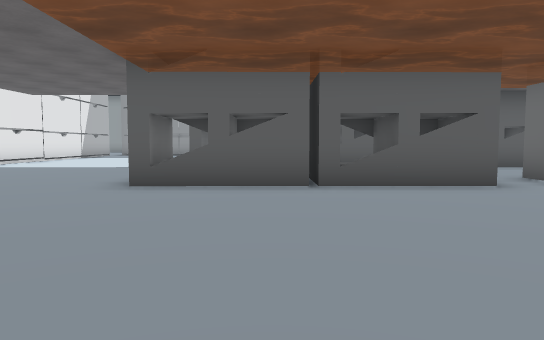
View 1 (above)

24 first-person views from a walk through a scene from a Unity 3-D project. The camera is 1.3 m above the floor, tilts 4° down and sees 70° across. The floor is counted in squares, 2 m on a side. Each view is taken from the middle of a square. On the plan, view 1 faces up. The plan holds only what a view shows up to about 11 squares ahead; the rest is blank. Some animated figures are left out.

View 2
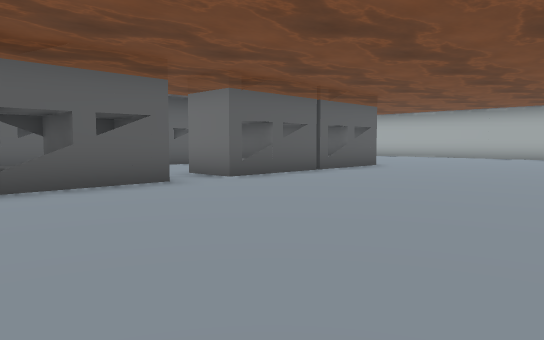

View 3
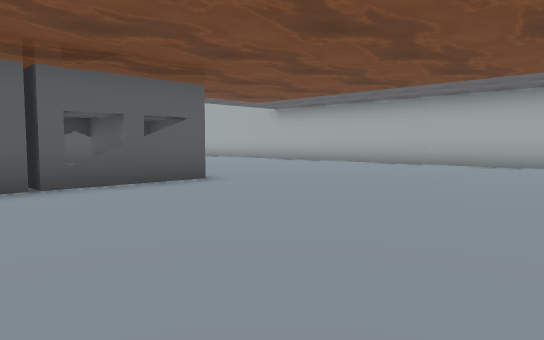

View 4
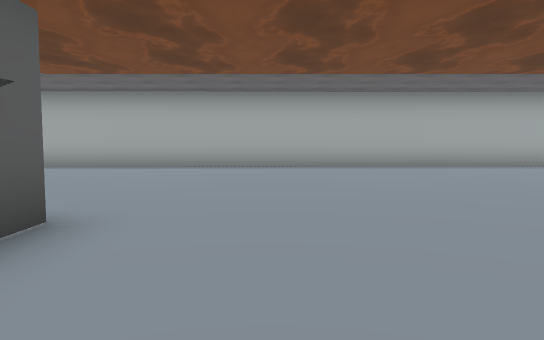

View 5
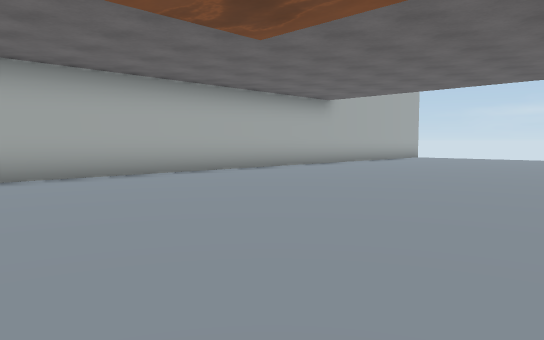

View 6
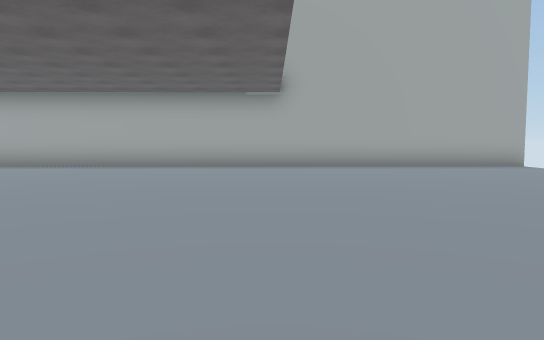

View 7
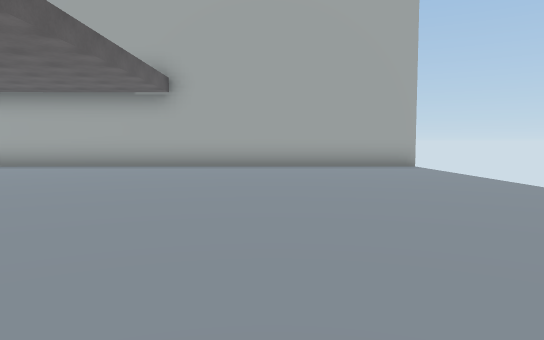

View 8
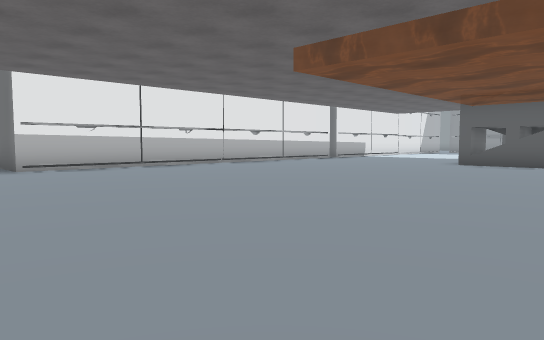

View 9
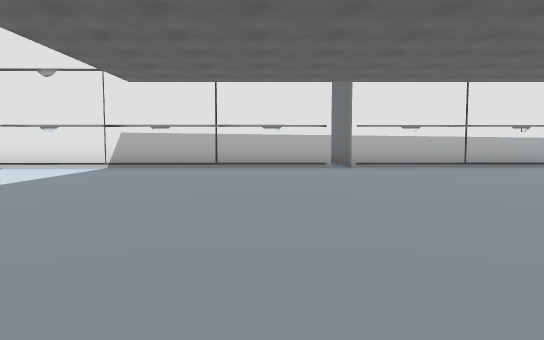

View 10
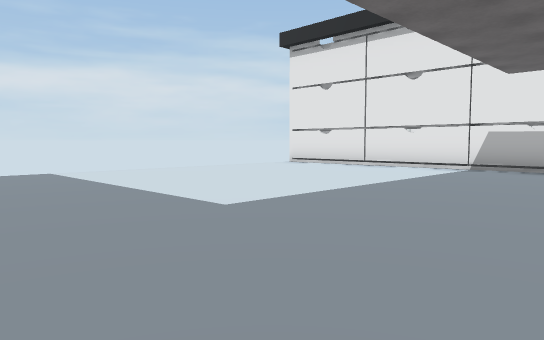

View 11
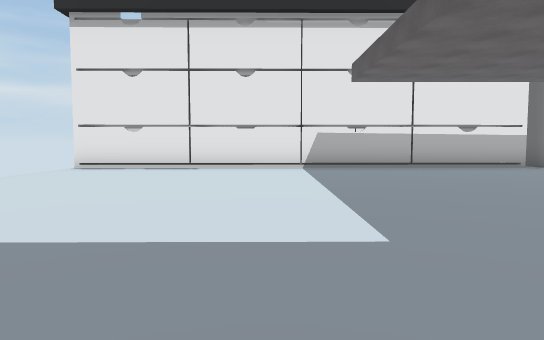

View 12
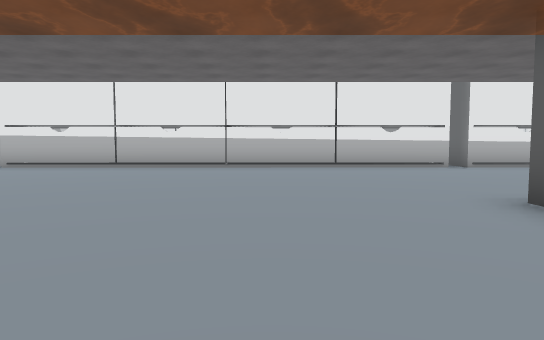

View 13
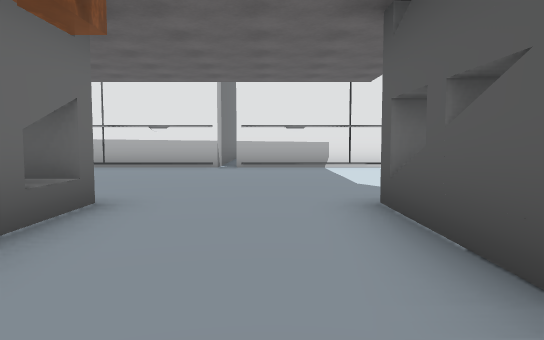

View 14
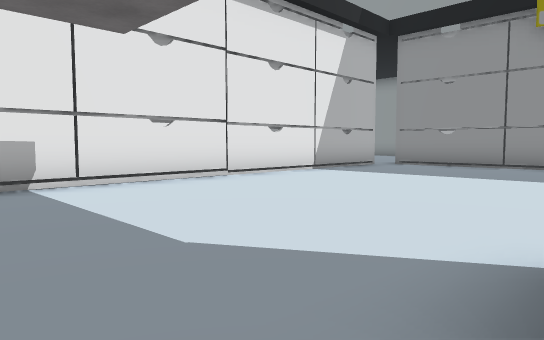

View 15
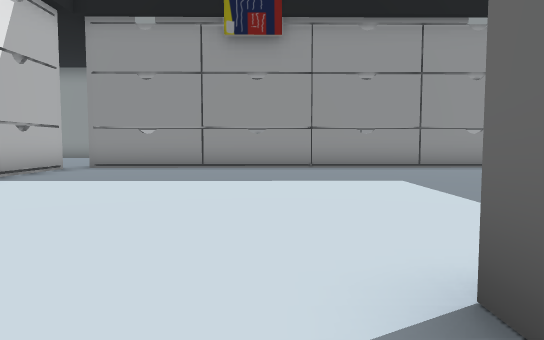

View 16
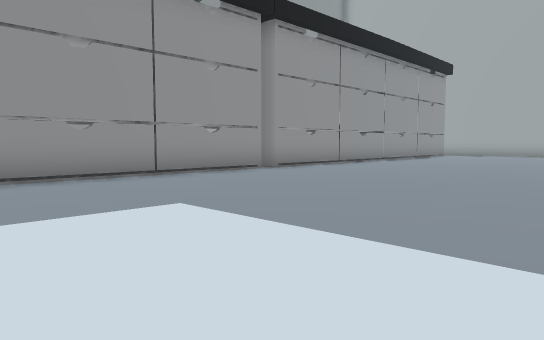

View 17
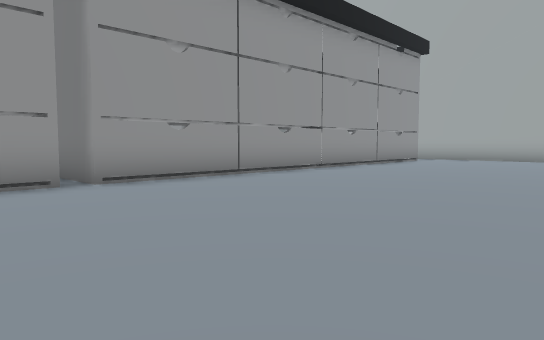

View 18
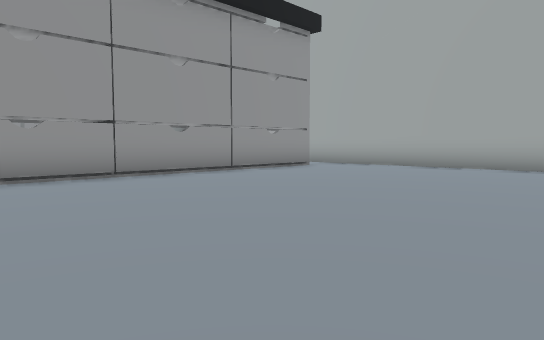

View 19
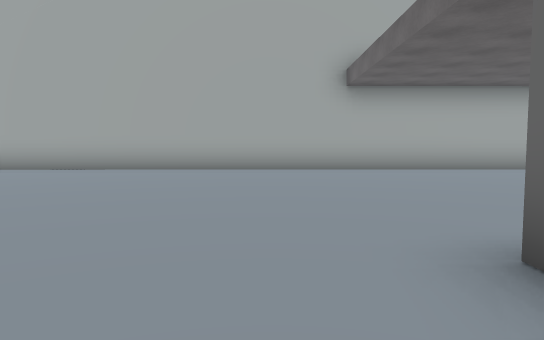

View 20
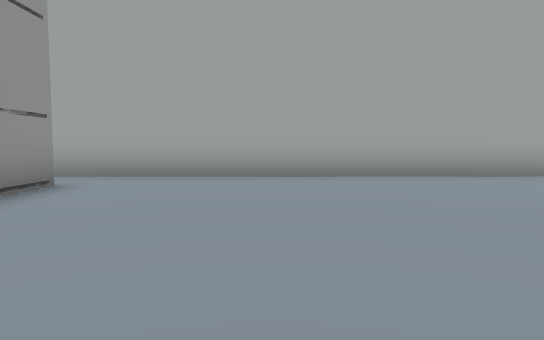

View 21
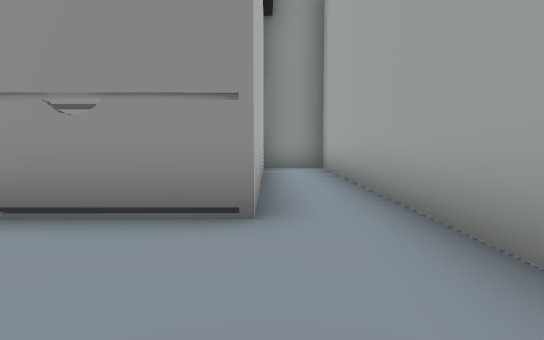

View 22
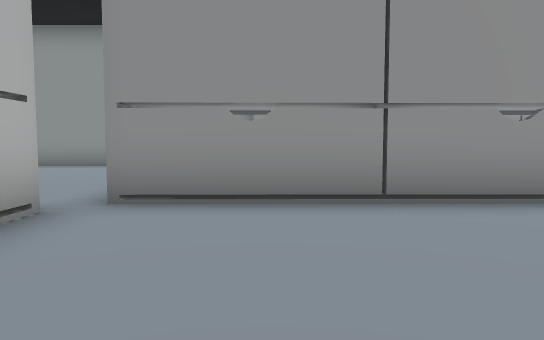

View 23
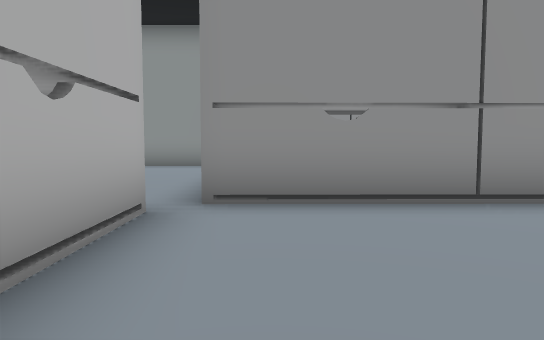

View 24
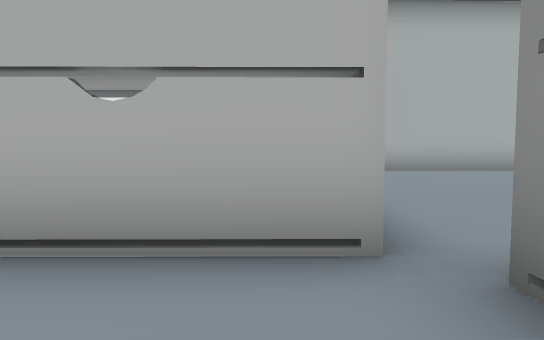

### Floor plan
Points are (right, up) in squares from view 1. A wall is a line through its corners. A room is listed if a view was taken in it or the views show most of it. See-through windows are left out.
Room 1 (views 1, 2, 3, 4, 5, 6, 7, 8, 9, 10, 11, 12, 13, 14, 15, 16, 17, 18, 19, 20, 21, 22, 23, 24)
walls: (5.8, 5.8) (5.8, 6.8); (3.4, 5.8) (-2.2, 5.7); (10.2, 5.8) (4.7, 5.8) (4.6, 7.2); (6.6, 10.2) (5.9, 10.2); (2.8, 10.2) (-2.2, 10.2); (-2.2, 7.1) (-0.6, 7.1); (9.8, 10.3) (9, 10.3); (-1.8, 11) (-1.8, 10.1); (-2.2, 11.1) (-2.2, 11.6); (-9, 7.6) (-8.1, 7.6) (-8, -4); (-8, -4.4) (-7.9, -16.1); (-8.1, 13.9) (-8.6, 13.9); (3.8, 20.2) (-7.8, 20.1); (-8.2, 19.7) (-8.1, 8.1) (-9.1, 8.1); (17.7, -16) (17.3, 27.1) (15.8, 27.1); (15.8, 26) (15.9, 20.3) (4.3, 20.2) (4.3, 21.9)
ways out: opening at (-8, 20)

Positions as (right, up) in squares from view 1, and headings:
1: (0, 0), facing up
2: (0, 0), facing up-right
3: (6, 0), facing up-right
4: (7, 4), facing right
5: (10, 1), facing down-right
6: (7, -9), facing right
7: (7, -12), facing right
8: (2, -6), facing up-left
9: (2, -6), facing left
10: (2, -7), facing down-left
11: (2, -11), facing left
12: (2, 3), facing left
13: (2, 9), facing left
14: (-2, 9), facing up-left
15: (-3, 10), facing up
16: (-3, 13), facing up-right
17: (2, 14), facing up-right
18: (7, 13), facing up-right
19: (8, 13), facing right
20: (10, 17), facing right
21: (16, 17), facing up
22: (-6, 16), facing up
23: (-7, 16), facing up
24: (-6, 19), facing left
